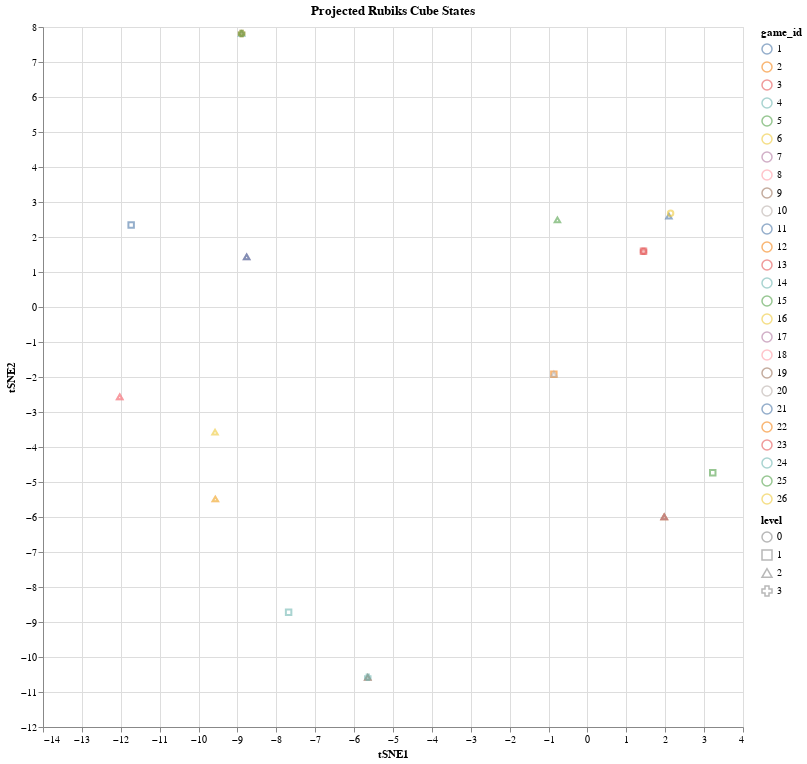

The notebook cell this image was saved under:
### Code cell
alt.Chart(player_info_columns.query('move_id == 1')).mark_point(
    opacity=0.6
).encode(
    x='tSNE1',
    y='tSNE2',
    color='game_id:N',
    shape='level:N'
).properties(
    width=700,
    height=700,
    title="Projected Rubiks Cube States"
).interactive()

### Figure 1 — Vega-Lite specification as saved in the notebook (floating-point values rounded to 4 significant figures)
{"config": {"view": {"continuousWidth": 300, "continuousHeight": 300}}, "data": {"name": "data-d38bf5362240e83b13ee9c263ff2d004"}, "mark": {"type": "point", "opacity": 0.6}, "encoding": {"color": {"field": "game_id", "type": "nominal"}, "shape": {"field": "level", "type": "nominal"}, "x": {"field": "tSNE1", "type": "quantitative"}, "y": {"field": "tSNE2", "type": "quantitative"}}, "height": 700, "params": [{"name": "param_4", "select": {"type": "interval", "encodings": ["x", "y"]}, "bind": "scales"}], "title": "Projected Rubiks Cube States", "width": 700, "$schema": "https://vega.github.io/schema/vega-lite/v5.20.1.json", "datasets": {"data-d38bf5362240e83b13ee9c263ff2d004": [{"game_id": 1, "move_id": 1, "winner_color": "white", "level": 1, "PCA1": -0.005835, "PCA2": -0.004293, "tSNE1": -11.73, "tSNE2": 2.342}, {"game_id": 2, "move_id": 1, "winner_color": "black", "level": 1, "PCA1": -0.004806, "PCA2": -0.003178, "tSNE1": -0.8634, "tSNE2": -1.919}, {"game_id": 3, "move_id": 1, "winner_color": "white", "level": 1, "PCA1": -0.00532, "PCA2": -0.003598, "tSNE1": 1.442, "tSNE2": 1.59}, {"game_id": 4, "move_id": 1, "winner_color": "white", "level": 1, "PCA1": -0.005671, "PCA2": -0.004089, "tSNE1": -7.684, "tSNE2": -8.724}, {"game_id": 5, "move_id": 1, "winner_color": "black", "level": 1, "PCA1": -0.01076, "PCA2": -0.01829, "tSNE1": 3.222, "tSNE2": -4.739}, {"game_id": 6, "move_id": 1, "winner_color": "white", "level": 2, "PCA1": -0.006021, "PCA2": -0.004538, "tSNE1": -9.576, "tSNE2": -3.578}, {"game_id": 7, "move_id": 1, "winner_color": "white", "level": 2, "PCA1": -0.007022, "PCA2": -0.005961, "tSNE1": -8.763, "tSNE2": 1.433}, {"game_id": 8, "move_id": 1, "winner_color": "white", "level": 2, "PCA1": -0.009412, "PCA2": -0.007827, "tSNE1": -9.569, "tSNE2": -5.486}, {"game_id": 9, "move_id": 1, "winner_color": "white", "level": 2, "PCA1": -0.007329, "PCA2": -0.006422, "tSNE1": 1.974, "tSNE2": -5.994}, {"game_id": 10, "move_id": 1, "winner_color": "white", "level": 2, "PCA1": -0.01536, "PCA2": -0.01998, "tSNE1": -5.649, "tSNE2": -10.58}, {"game_id": 11, "move_id": 1, "winner_color": "white", "level": 2, "PCA1": -0.004911, "PCA2": -0.003371, "tSNE1": 2.095, "tSNE2": 2.598}, {"game_id": 12, "move_id": 1, "winner_color": "white", "level": 2, "PCA1": -0.007329, "PCA2": -0.006422, "tSNE1": 1.974, "tSNE2": -5.994}, {"game_id": 13, "move_id": 1, "winner_color": "white", "level": 2, "PCA1": -0.01257, "PCA2": -0.0372, "tSNE1": -12.03, "tSNE2": -2.571}, {"game_id": 14, "move_id": 1, "winner_color": "white", "level": 2, "PCA1": -0.006018, "PCA2": -0.004582, "tSNE1": -8.893, "tSNE2": 7.811}, {"game_id": 15, "move_id": 1, "winner_color": "black", "level": 2, "PCA1": -0.005826, "PCA2": -0.004321, "tSNE1": -0.7722, "tSNE2": 2.488}, {"game_id": 16, "move_id": 1, "winner_color": "white", "level": 2, "PCA1": -0.009412, "PCA2": -0.007827, "tSNE1": -9.569, "tSNE2": -5.486}, {"game_id": 17, "move_id": 1, "winner_color": "black", "level": 2, "PCA1": -0.007329, "PCA2": -0.006422, "tSNE1": 1.974, "tSNE2": -5.994}, {"game_id": 18, "move_id": 1, "winner_color": "black", "level": 2, "PCA1": -0.01257, "PCA2": -0.0372, "tSNE1": -12.03, "tSNE2": -2.571}, {"game_id": 19, "move_id": 1, "winner_color": "black", "level": 2, "PCA1": -0.01536, "PCA2": -0.01998, "tSNE1": -5.649, "tSNE2": -10.58}, {"game_id": 20, "move_id": 1, "winner_color": "black", "level": 2, "PCA1": -0.004806, "PCA2": -0.003178, "tSNE1": -0.8634, "tSNE2": -1.919}, {"game_id": 21, "move_id": 1, "winner_color": "white", "level": 2, "PCA1": -0.007022, "PCA2": -0.005961, "tSNE1": -8.763, "tSNE2": 1.433}, {"game_id": 22, "move_id": 1, "winner_color": "white", "level": 3, "PCA1": -0.006018, "PCA2": -0.004582, "tSNE1": -8.893, "tSNE2": 7.811}, {"game_id": 23, "move_id": 1, "winner_color": "white", "level": 3, "PCA1": -0.00532, "PCA2": -0.003598, "tSNE1": 1.442, "tSNE2": 1.59}, {"game_id": 24, "move_id": 1, "winner_color": "white", "level": 3, "PCA1": -0.01536, "PCA2": -0.01998, "tSNE1": -5.649, "tSNE2": -10.58}, {"game_id": 25, "move_id": 1, "winner_color": "white", "level": 3, "PCA1": -0.006018, "PCA2": -0.004582, "tSNE1": -8.893, "tSNE2": 7.811}, {"game_id": 26, "move_id": 1, "winner_color": "white", "level": 0, "PCA1": -0.006766, "PCA2": -0.004893, "tSNE1": 2.138, "tSNE2": 2.677}]}}
